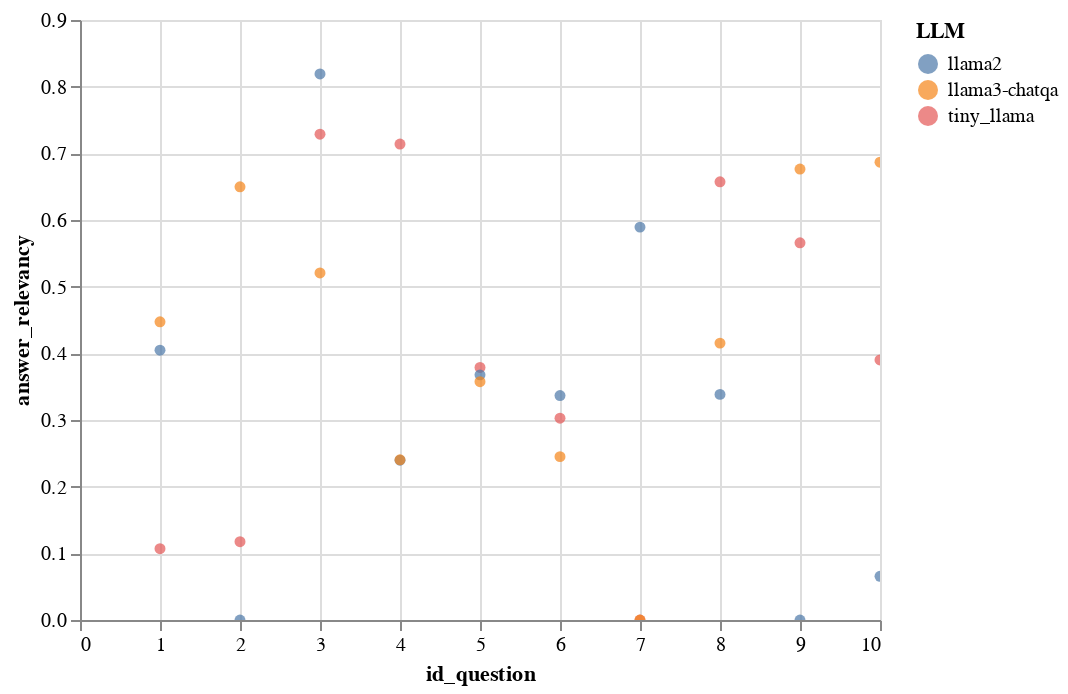

The notebook cell this image was saved under:
### Markdown cell above
## Relevancia de la respuesta

### Code cell
# prompt: Mediante el marco de datos resultados: Plot a scatterplot using answer_relevancy and id_question and color the points by model

import altair as alt

chart = alt.Chart(resultados).mark_circle().encode(
    x = alt.X('id_question:Q', title='id_question'),
    y = alt.Y('answer_relevancy:Q', title='answer_relevancy'),
    color = alt.Color('model:N', legend=alt.Legend(title='LLM'))
).interactive()

chart
